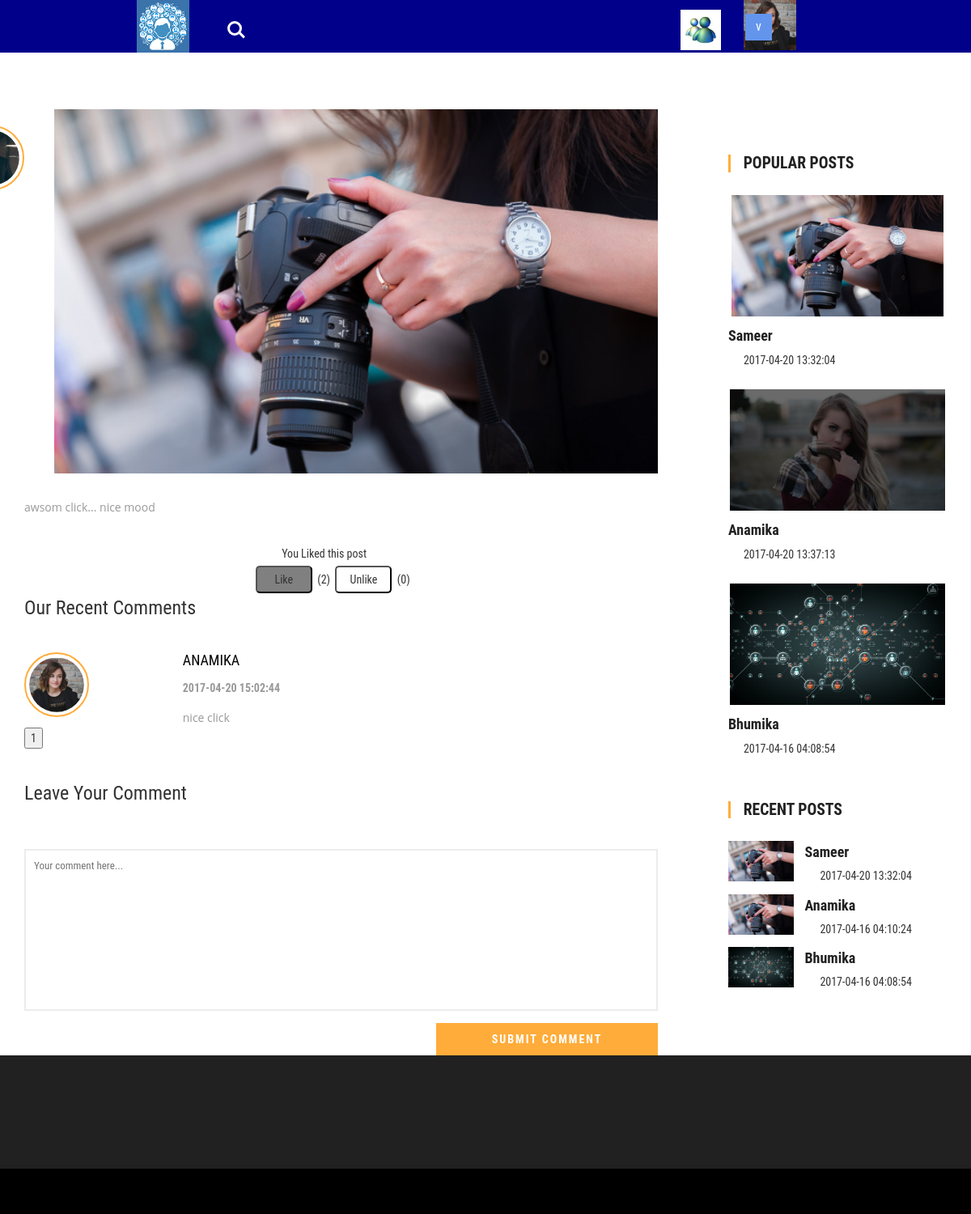
/singlepage.php?text1=sameer@gmail.com&text2=7 (signed in), run on the app's committed database.
### tables this page shows
CREATE TABLE `users` (
  `UserId` int(11) NOT NULL,
  `Username` varchar(25) NOT NULL,
  `Email` varchar(255) NOT NULL,
  `Password` varchar(255) NOT NULL,
  `Content` varchar(2000) NOT NULL,
  `Gender` varchar(10) NOT NULL,
  `CreationDate` date NOT NULL,
  `UpdatedDate` date NOT NULL,
  `IsAdmin` int(10) NOT NULL,
  `Profile_Pic` varchar(2000) NOT NULL,
  `Cover_Pic` varchar(2000) NOT NULL
);

CREATE TABLE `posts` (
  `ID` int(11) NOT NULL,
  `post_Content` varchar(30000) NOT NULL,
  `Content` varchar(2000) NOT NULL,
  `image` varchar(2000) NOT NULL,
  `author_id` int(11) NOT NULL,
  `date_time` varchar(2000) NOT NULL,
  `num_comment` int(11) NOT NULL,
  `num_likes` int(11) NOT NULL
);

CREATE TABLE `like_unlike` (
  `id` int(11) NOT NULL,
  `userid` int(11) NOT NULL,
  `postid` int(11) NOT NULL,
  `type` int(2) NOT NULL,
  `timestamp` timestamp NOT NULL DEFAULT CURRENT_TIMESTAMP ON UPDATE CURRENT_TIMESTAMP
);

CREATE TABLE `comments` (
  `id` int(11) NOT NULL,
  `post_id` int(11) NOT NULL,
  `content` varchar(2000) NOT NULL,
  `author_id` int(11) NOT NULL,
  `date_time` varchar(2000) NOT NULL
);

### singlepage.php (the view, shortened to what this page needs)
<!DOCTYPE html>
<html lang="en" ng-app = "myApp">
<head>
<?php include "header.php";
	if(isset($_SESSION['email']) && $_SESSION['email']!=''){
 ?>
<?php
	$email= $_GET['text1'];
	$post_id =$_GET['text2'];
	$query = " SELECT * FROM users WHERE Email = '$_SESSION[email]' limit 1";
	$result = mysqli_query($con,$query);
	$row = mysqli_fetch_array($result);
?>
</head>
<body ng-controller="cntrl">
	<header style="height:65px; background-color:#00008B">
			<div class="container">
				<div style="margin-left:0px;  width:30%; margin-bottom:20px; dsplay:inline;" class="logo">
					<a href=<?php echo "main.php?text1=".$_SESSION['email']; ?>><img style="height:65px; width:65px;" src="images/logo.png" /></a>
						<div style="margin-left:80px; width:200px;" >
							<div style="width:40px; margin-left:80%; margin-top:-50px;" class="cd-main-header">
								<a class="cd-search-trigger" href="#cd-search"> <span></span></a>
							</div>
						</div>
						<div class="dropdown">
				<button class="dropbtn">v</button>
			</div>
			<input  ng-init="search_id='<?php echo $row['UserId']; ?>'" ng-click="find_frnd_reqst()" id="frnd_request" style="margin-top:-100px; margin-left:237%; width:50px; height:50px;" type="image" src="images/request.jpg" alt="Submit" />
	</header>
	<?php
		$query = mysqli_query($con,"select * from posts where id='$post_id'");
		$post = mysqli_fetch_array($query);
		$query = mysqli_query($con,"select * from users where userid = '$post[author_id]'");
		$author = mysqli_fetch_array($query);
		$type = -1;
    $status_query = "SELECT count(*) as cntStatus,type FROM like_unlike WHERE userid=".$row['UserId']." and postid=".$post['ID'];
    $status_result = mysqli_query($con,$status_query);
    $status_row = mysqli_fetch_array($status_result);
    $count_status = $status_row['cntStatus'];
    if($count_status > 0){
      $type = $status_row['type'];
    }
    $like_query = "SELECT COUNT(*) AS cntLikes FROM like_unlike WHERE type=1 and postid=".$post['ID'];
    $like_result = mysqli_query($con,$like_query);
    $like_row = mysqli_fetch_array($like_result);
    $total_likes = $like_row['cntLikes'];
    $unlike_query = "SELECT COUNT(*) AS cntUnlikes FROM like_unlike WHERE type=0 and postid=".$post['ID'];
    $unlike_result = mysqli_query($con,$unlike_query);
    $unlike_row = mysqli_fetch_array($unlike_result);
    $total_unlikes = $unlike_row['cntUnlikes'];
	?>
	<div class="container">
		<div class="banner-btm-agile">
			<div class="col-md-9 btm-wthree-left">
				<div class="single-left">
				<div class="single-left1">
					<div style="margin-left:-80px;" class="comments-grid-left">
						<a href=<?php echo "user_page.php?text1=".$author['Email']; ?>>
							<img style="height:80px; width:80px;"src=<?php echo "images/".$author['Profile_Pic']; ?> alt=" " class="img-responsive" />
						</a>
					</div>
					<div style=" height:450px; background-color:#d9d9db;"  class="w3agile_special_deals_grid_left_grid">
						<img style=" height:100%; margin:auto;" src=<?php echo "images/".$post['image']; ?> class="img-responsive" alt="" />
					</div>
					<p><?php echo $post['post_Content']; ?></p>
				</div>
				<?php
					$result = mysqli_query($con,"select * from like_unlike where userid='$row[UserId]' and postid='$post[ID]'");
					$like_unlike = mysqli_fetch_array($result);
					$num = mysqli_num_rows($result);
					$liked =  $like_unlike['type'];
					if($liked ==1 && $num!=0){
				?> <div id="liked" style="margin:auto; width:20%; padding:5px;"> You Liked this post </div>
				<?php }else if($liked == 0 && $num!=0){ ?>
					<div id="liked" style="margin:auto; width:20%; padding:5px;"> You Unliked this post </div>
				<?php } ?>
				<div  style="width:27%; margin:auto; margin-bottom:5px;"class="post-action">
					<input style="<?php if($liked == 1 && $num!=0){ echo "background-color:grey;"; } else{ echo "background-color:white;"; }  ?> padding:5px; width:70px; border-radius:5px;" type="button" value="Like" id="like_<?php echo $post['ID']; ?>_<?php echo $row['UserId']; ?>" class="like" style="<?php if($type == 1){ echo "color: #ffa449;"; } ?>" />
						&nbsp;(<span class="a"><?php echo $total_likes; ?></span>)&nbsp;
					<input style="<?php if($liked == 0 && $num!=0){ echo "background-color:grey;"; } else{ echo "background-color:white;"; } ?> padding:5px; width:70px; border-radius:5px;" type="button" value="Unlike" id="unlike_<?php echo $post['ID']; ?>_<?php echo $row['UserId']; ?>" class="unlike" style="<?php if($type == 0){ echo "color: #ffa449;"; } ?>" />
						&nbsp;(<span class="b"><?php echo $total_unlikes; ?></span>)
				</div
				<div class="comments">
					<h3>Our Recent Comments</h3>
					<div  class="comments-grids">
							<?php
								$record_per_page =5;
								if(isset($_POST["page"])){
									$page = $_POST["page"];
								}
								else{
									$page = 1;
								}
								$start_from = ($page - 1)*$record_per_page;
								$query = mysqli_query($con,"SELECT * FROM `comments` JOIN users where author_id = userid and post_id = '$post[ID]' order by date_time asc LIMIT $start_from,$record_per_page");
								$num = mysqli_num_rows($query);
								if($num==0){
									?> <p align="center"> No Comments till now </p> <?php
								}
								else{
									while($comment = mysqli_fetch_array($query)){
								?>
									<div style="margin-top:10px;" class="comments-grid">
										<div class="comments-grid-left">
											<a href=<?php echo "user_page.php?text1=".$comment['Email']; ?>>
												<img style="height:80px; width:80px;"src=<?php echo "images/".$comment['Profile_Pic']; ?> alt=" " class="img-responsive" />
											</a>
										</div>
										<div class="comments-grid-right">
											<h4><a href=<?php echo "user_page.php?text1=".$comment['Email']; ?>>
												<?php echo $comment['Username']; ?></a>
											</h4>
											<ul>
												<li><?php echo $comment['date_time']; ?> </li>
											</ul>
											<p><?php echo $comment['content']; ?></p>
										</div>
										<div class="clearfix"> </div>
									</div>
							<?php } }
								$page_query = "SELECT * FROM `comments` JOIN users where author_id = userid and post_id = '$post[ID]'";
								$page_result = mysqli_query($con, $page_query);
								$total_records = mysqli_num_rows($page_result);
								$total_pages = ceil($total_records/$record_per_page);
								for($i=1; $i<=$total_pages; $i++){
								?>
									<form style="display:inline-block;" id="page" method="post" action=<?php echo "singlepage.php?text1=".$email."&text2=".$_GET['text2']; ?>>
										<input type="Submit" value=<?php echo $i; ?> name="page"/>
									</form>
								<?php
								}
							?>
					</div>
				</div>
				<div class="leave-coment-form">
					<h3>Leave Your Comment</h3>
					<form id="comment_form">
						<textarea name="Message" placeholder="Your comment here..." required=""></textarea>
						<div class="w3_single_submit">
							<input name="submit" type="submit" value="Submit Comment" >
						</div>
					</form>
				</div>
			</div>
			</div>
			<div class="col-md-3 w3agile_blog_left">
				<div class="w3ls_popular_posts">
					<h3>Popular Posts</h3>
				<?php
					$result = mysqli_query($con,"Select date_time,Username,image,Email,ID from posts join users where author_id = UserId order by num_likes desc limit 3");
					while($pop_re = mysqli_fetch_array($result)){
				?>
					<div class="agileits_popular_posts_grid">
						<div class="w3agile_special_deals_grid_left_grid">
							<a href=<?php echo "singlepage.php?text1=".$pop_re['Email']."&text2=".$pop_re['ID']; ?>>
								<img style=" height:150px; margin:auto;" src=<?php echo "images/".$pop_re['image']; ?> class="img-responsive" alt="" />
							</a>
						</div>
						<h4>
							<a href=<?php echo 'user_page.php?text1='.$pop_re['Email']; ?>>
								<?php echo $pop_re['Username']; ?>
							</a>
						</h4>
						<h5><i class="fa fa-calendar" aria-hidden="true"></i><?php echo $pop_re['date_time']; ?></h5>
					</div>
				<?php } ?>
				</div>
			<div class="w3ls_recent_posts">
					<h3>Recent Posts</h3>
				<?php
					$result = mysqli_query($con,"Select date_time,Username,image,Email,ID from posts join users where author_id = UserId and email!='$_SESSION[email]' order by date_time desc limit 3");
					while($pop_re = mysqli_fetch_array($result)){
				?>
					<div class="agileits_recent_posts_grid">
						<div class="agileits_recent_posts_gridl">
							<div class="w3agile_special_deals_grid_left_grid">
								<a href=<?php echo "singlepage.php?text1=".$pop_re['Email']."&text2=".$pop_re['ID']; ?>>
									<img style=" height:50px; margin:auto;" src=<?php echo "images/".$pop_re['image']; ?> class="img-responsive" alt="" />
								</a>
							</div>
						</div>
						<div class="agileits_recent_posts_gridr">
						<h4>
							<a href=<?php echo 'user_page.php?text1='.$pop_re['Email']; ?>>
								<?php echo $pop_re['Username']; ?>
							</a>
						</h4>
						<h5><i class="fa fa-calendar" aria-hidden="true"></i><?php echo $pop_re['date_time']; ?></h5>
						</div>
						<div class="clearfix"> </div>
					</div>
				<?php } ?>
				</div>
			</div>
			<div class="clearfix"></div>
		</div>
	<div class="footer-agile-info"></div>
	<div class="copyright">	</div>
</body>
</html>
<?php }else {
	include "error_page.php";
}

### data on the page
users: Profile_Pic (picture)
posts: image (picture), post_Content "awsom click... nice mood", author.Username "Sameer", date_time "2017-04-20 13:32:04"
like_unlike: type "Like", type "Unlike"
comments: author.Profile_Pic (picture), author.Username "ANAMIKA", date_time "2017-04-20 15:02:44", content "nice click"
posts: image (picture), author.Username "Anamika", date_time "2017-04-20 13:37:13"
posts: image (picture), author.Username "Bhumika", date_time "2017-04-16 04:08:54"
posts: image (picture), author.Username "Anamika", date_time "2017-04-16 04:10:24"

### other printed values
$total_likes "2"
$total_unlikes "0"
